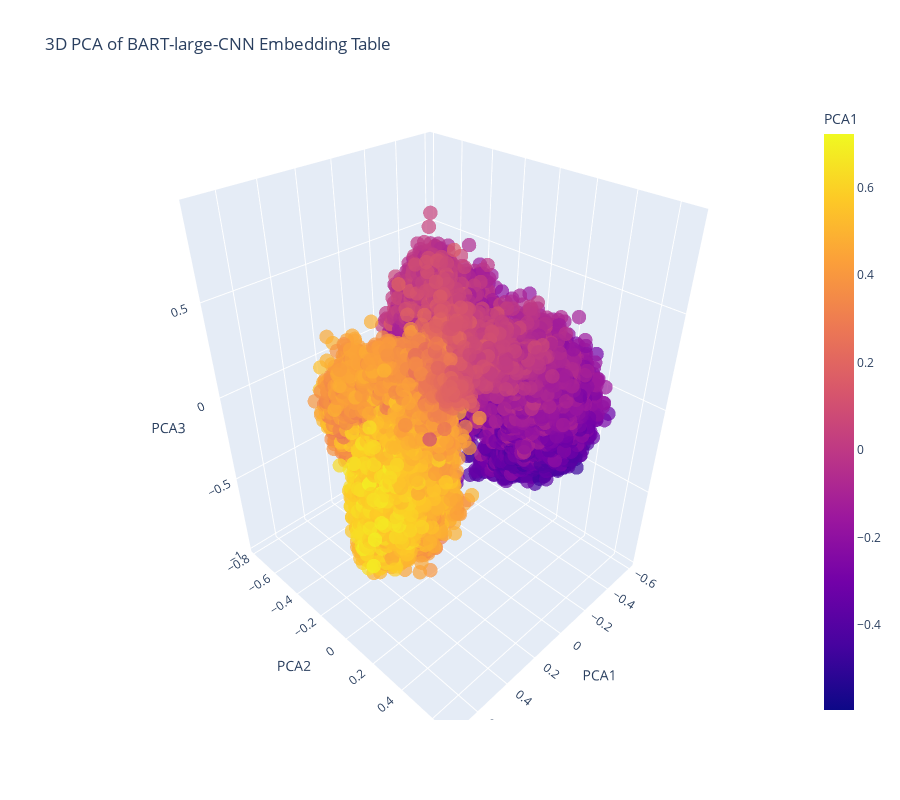

The code cell stored with this chart in its notebook:
### Markdown cell above
## PCA on the embeddings layer

### Code cell
from sklearn.decomposition import PCA
import plotly.express as px

# Get the embedding layer
embedding_layer = model.get_input_embeddings().weight.detach().cpu().numpy()

# Apply PCA (reduce to 3 dimensions)
pca = PCA(n_components=3)
reduced_embeddings = pca.fit_transform(embedding_layer)

# Create a DataFrame for easy plotting with token indices
embedding_df = pd.DataFrame({
    "PCA1": reduced_embeddings[:, 0],
    "PCA2": reduced_embeddings[:, 1],
    "PCA3": reduced_embeddings[:, 2],
    "Token Index": list(tokenizer.get_vocab().values())[:-1]  # Associate each point with a token index execpte the <MASK> token 
})

# Create an interactive 3D scatter plot using Plotly
fig = px.scatter_3d(
    embedding_df,
    x="PCA1", y="PCA2", z="PCA3",
    color="PCA1",  # Optional: color based on one component
    hover_data={"Token Index": True},  # Show token index on hover
    title="3D PCA of BART-large-CNN Embedding Table",
    opacity=0.7,
    height=800
)

# Show the plot with zooming enabled
fig.update_traces(marker=dict(size=5))  # Adjust marker size for better visibility
fig.show()

### Figure 1 — Plotly figure (JSON) as saved in the notebook; plotly's stock layout.template omitted (floating-point values rounded to 4 significant figures; data arrays with more than 128 entries replaced by an {"elided": "..."} marker saying what was removed)
{"data": [{"customdata": {"elided": "50264x1 int values"}, "hovertemplate": "PCA1=%{marker.color}<br>PCA2=%{y}<br>PCA3=%{z}<br>Token Index=%{customdata[0]}<extra></extra>", "legendgroup": "", "marker": {"color": {"elided": "50264 float values"}, "coloraxis": "coloraxis", "opacity": 0.7, "size": 5, "symbol": "circle"}, "mode": "markers", "name": "", "scene": "scene", "showlegend": false, "type": "scatter3d", "x": {"elided": "50264 float values"}, "y": {"elided": "50264 float values"}, "z": {"elided": "50264 float values"}}], "layout": {"coloraxis": {"colorbar": {"title": {"text": "PCA1"}}, "colorscale": [[0, "#0d0887"], [0.1111, "#46039f"], [0.2222, "#7201a8"], [0.3333, "#9c179e"], [0.4444, "#bd3786"], [0.5556, "#d8576b"], [0.6667, "#ed7953"], [0.7778, "#fb9f3a"], [0.8889, "#fdca26"], [1, "#f0f921"]]}, "height": 800, "legend": {"tracegroupgap": 0}, "scene": {"domain": {"x": [0, 1], "y": [0, 1]}, "xaxis": {"title": {"text": "PCA1"}}, "yaxis": {"title": {"text": "PCA2"}}, "zaxis": {"title": {"text": "PCA3"}}}, "title": {"text": "3D PCA of BART-large-CNN Embedding Table"}}}
